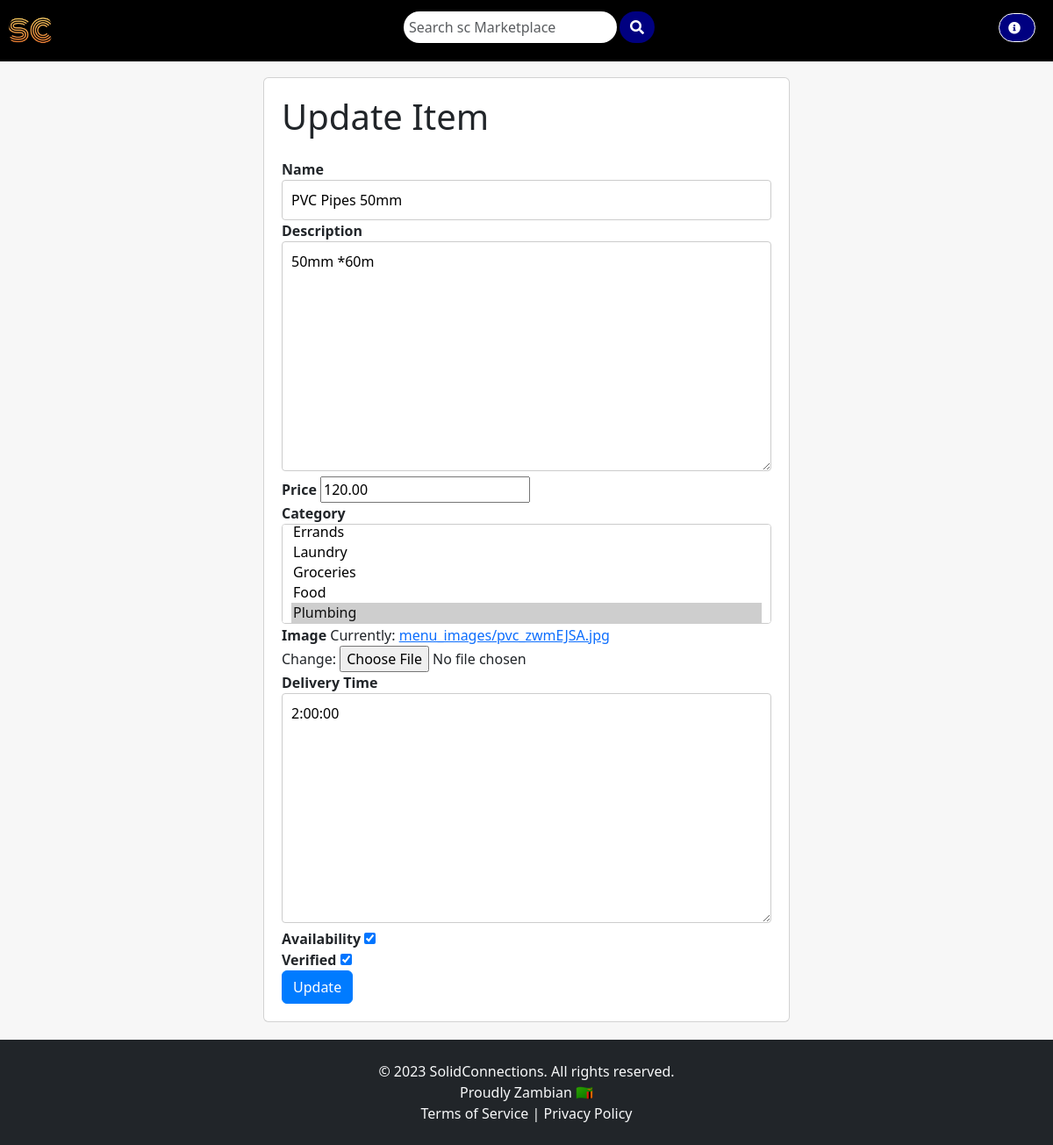
The app's page /deliver/update_item/49/, older data.
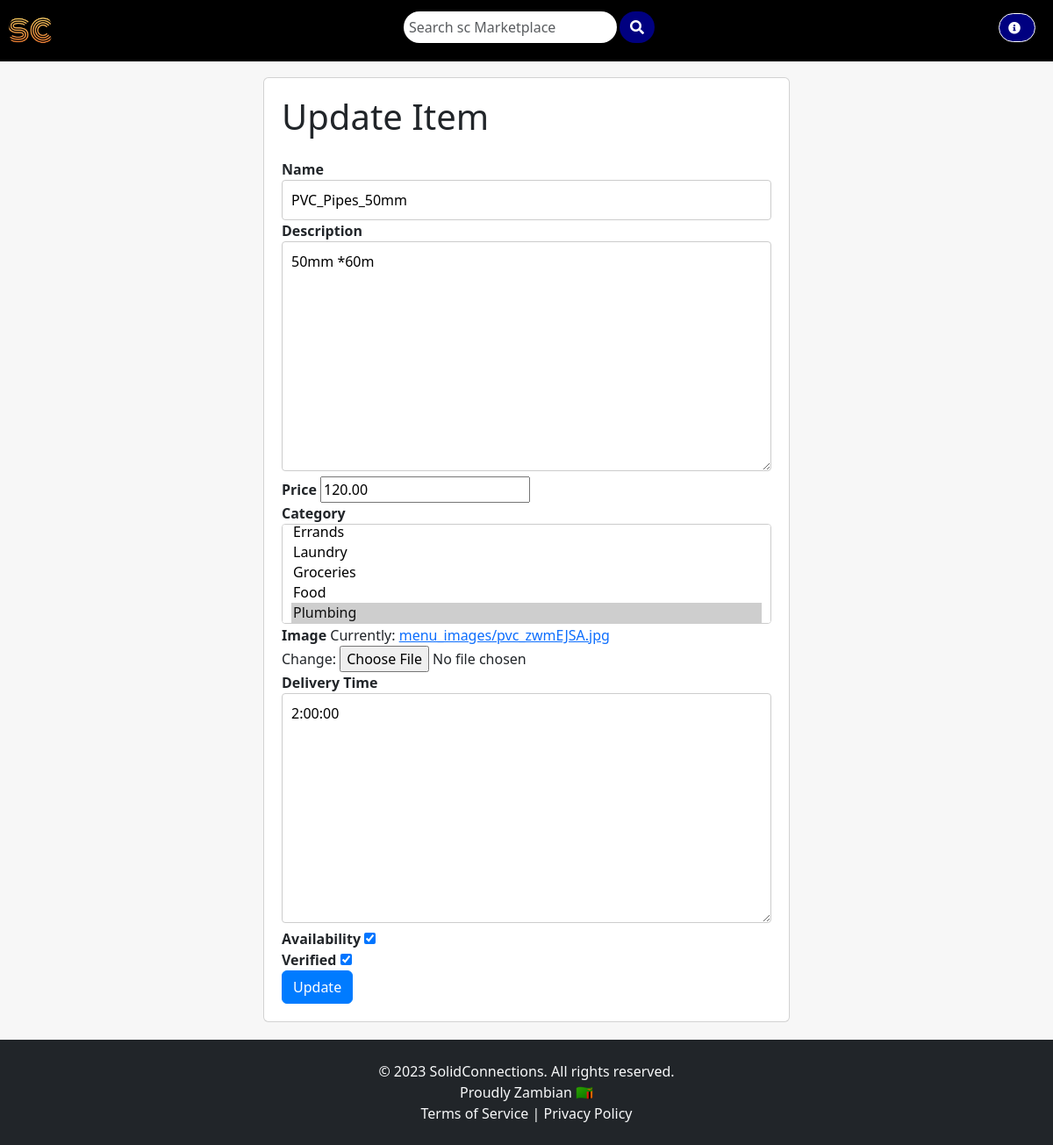
The same page, newer data.
### customer/models.py (models this page shows, shortened)
class MenuItem(models.Model):
    name = models.CharField(max_length=100)
    description = models.TextField()
    DeliveredTime = models.TextField(default=default_delivered_time)
    image = models.ImageField(upload_to='menu_images/')
    price = models.DecimalField(max_digits=10, decimal_places=2)
    category = models.ManyToManyField('Category', related_name='items')
    availability = models.BooleanField(default=True)
    is_verified = models.BooleanField(default=False)  # New field for verified items

### deliver/views.py (the view)
# urls.py: path('update_item/<int:item_id>/', update_item, name='update_item'),
def update_item(request, item_id):
    item = get_object_or_404(MenuItem, pk=item_id)
    if request.method == 'POST':
        form = MenuItemForm(request.POST, request.FILES, instance=item)
        if form.is_valid():
            form.save()
            return redirect('deliver:menu_dashboard')
    else:
        form = MenuItemForm(instance=item)
    return render(request, 'deliver/update_item.html', {'form': form, 'item': item})

### deliver/forms.py
class MenuItemForm(forms.ModelForm):
    class Meta:
        model = MenuItem
        fields = '__all__'

### customer/models.py (called while the page is built)
    def __str__(self):
        return self.name

### templates/deliver/update_item.html (shortened to what this page needs)
{% extends 'base.html' %}
{% block content %}
    <div class="card">
        <h1 class="mb-4">Update Item</h1>
        <form method="POST" enctype="multipart/form-data">
            <div class="form-group">
                <label for="id_name">Name</label>
                {{ form.name }}
            </div>
            <div class="form-group">
                <label for="id_description">Description</label>
                {{ form.description }}
            </div>
            <div class="form-group">
                <label for="id_price">Price</label>
                {{ form.price }}
            </div>
            <div class="form-group">
                <label for="id_category">Category</label>
                {{ form.category }}
            </div>
            <div class="form-group">
                <label for="id_image">Image</label>
                {{ form.image }}
            </div>
            <div class="form-group">
                <label for="id_DeliveredTime">Delivery Time</label>
                {{ form.DeliveredTime }}
            </div>
            <div class="form-group">
                <label for="id_availability">Availability</label>
                {{ form.availability }}
            </div>
            <div class="form-group">
                <label for="id_is_verified">Verified</label>
                {{ form.is_verified }}
            </div>
            <button type="submit" class="btn btn-primary">Update</button>
        </form>
    </div>
{% endblock %}

Row changes from the older to the newer data that the page shows:
changed MenuItem "50mm *60m": name "PVC Pipes 50mm" → "PVC_Pipes_50mm"
